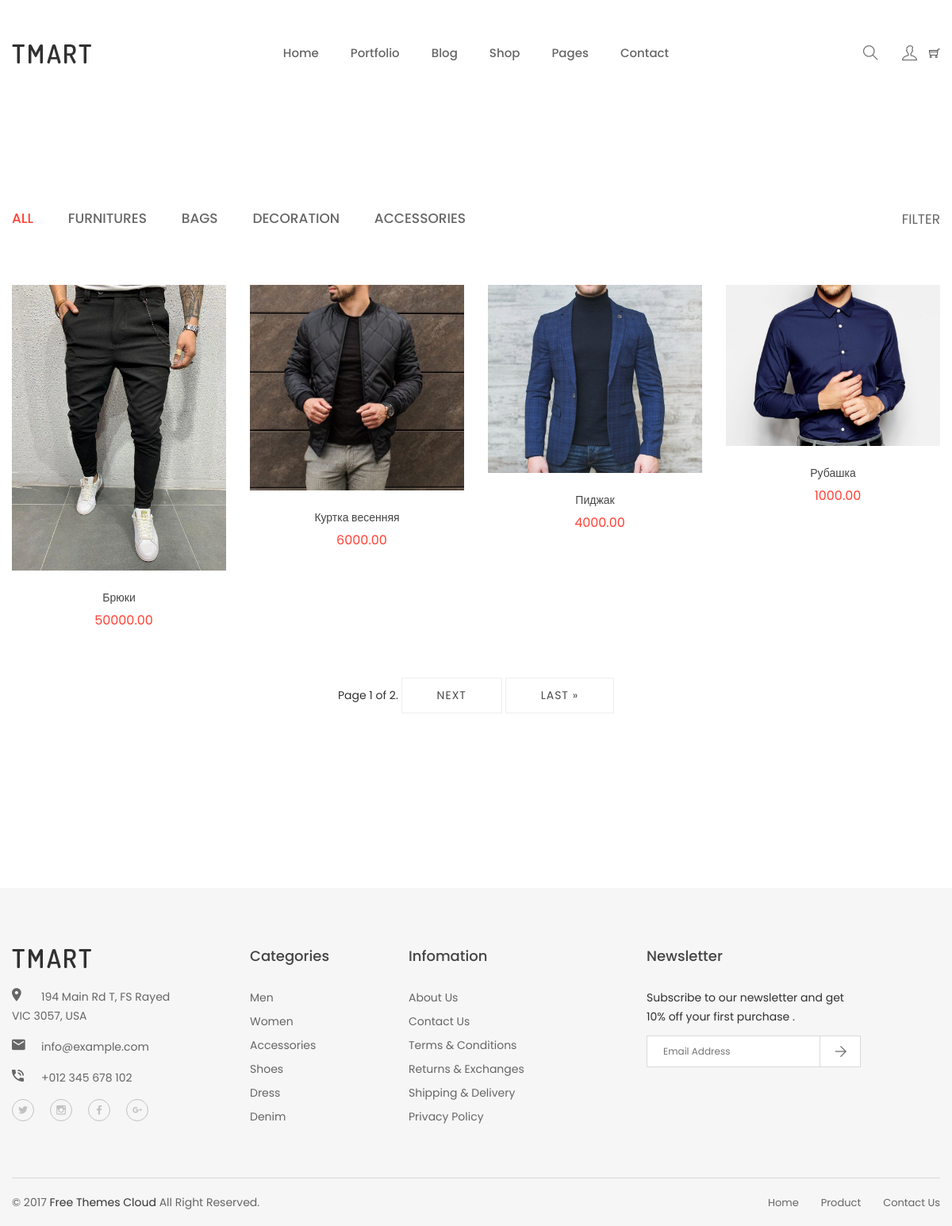
The page / on the database its author committed.
### shop/models.py (models this page shows, shortened)
class Product(models.Model):
    name = models.CharField(max_length=200, db_index=True)
    slug = models.SlugField(max_length=200, db_index=True)
    category = models.ForeignKey(Category, on_delete=models.CASCADE)
    price = models.DecimalField(max_digits=10, decimal_places=2)
    description = models.TextField(blank=True)
    quantity = models.IntegerField(blank=True)
    created_date = models.DateTimeField(auto_now_add=True)
    image = models.ImageField(upload_to='product_images', blank=True)
    class Meta:
        ordering = ('name',)
        verbose_name = 'Товар'
        verbose_name_plural = 'Товары'

### shop/views.py (the view)
# urls.py: path('', views.product_list, name='product_list'),
def product_list(request, category_slug=None):
    category = None
    categories = Category.objects.all()
    products = Product.objects.all()
    if category_slug:
        category = get_object_or_404(Category, slug=category_slug)
        products = products.filter(category=category)
    paginator = Paginator(products, 4)
    page_number = request.GET.get('page')
    products = paginator.get_page(page_number)
    return render(request,'shop/product_list.html',
        {'category': category,
        'categories': categories,
        'products': products})

### shop/templates/shop/product_list.html (shortened to what this page needs)
{% extends 'shop/base.html' %}
{% load static %}
{% block content %}
    <div class="wrapper fixed__footer">
        {% include 'shop/header.html' %}
        <section class="htc__product__area shop__page ptb--130 bg__white">
            <div class="container">
                <div class="htc__product__container">
                    <div class="row">
                        <div class="col-md-12">
                            <div class="filter__menu__container">
                                <div class="product__menu">
                                    <button data-filter="*"  class="is-checked">All</button>
                                    <button data-filter=".cat--1">Furnitures</button>
                                    <button data-filter=".cat--2">Bags</button>
                                    <button data-filter=".cat--3">Decoration</button>
                                    <button data-filter=".cat--4">Accessories</button>
                                </div>
                                <div class="filter__box">
                                    <a class="filter__menu" href="#">filter</a>
                                </div>
                            </div>
                        </div>
                    </div>
                    <div class="row">
                        <div class="product__list another-product-style">
                            {% for product in products %}
                            <div class="col-md-3 single__pro col-lg-3 cat--1 col-sm-4 col-xs-12">
                                <div class="product foo">
                                    <div class="product__inner">
                                        <div class="pro__thumb">
                                            <a href="{% url 'shop:product_detail' product_id=product.id %}">
                                                {% if product.image %}
                                                <img src="{{product.image.url }}" alt="product images">
                                                {% else %}
                                                <img src="{% static 'images/product/1.png' %}" alt="product images">
                                                {% endif %}
                                            </a>
                                        </div>
                                    </div>
                                    <div class="product__details">
                                        <h2><a href='{% url "shop:product_detail" product_id=product.id %}'>{{product.name}}</a></h2>
                                        <ul class="product__price">
                                            <li class="new__price">{{product.price}}</li>
                                        </ul>
                                    </div>
                                </div>
                            </div>
                            {% endfor %}
                        </div>
                    </div>
                    <div class="row mt--60">
                        <div class="col-md-12">
                            <div class="htc__loadmore__btn">
                            <span class="current">
                                Page {{ products.number }} of {{ products.paginator.num_pages }}.
                            </span>
                            {% if products.has_next %}
                                <a href="?page={{ products.next_page_number }}">next</a>
                                <a href="?page={{ products.paginator.num_pages }}">last &raquo;</a>
                            {% endif %}
                            </div>
                        </div>
                    </div>
                </div>
            </div>
        </section>
        {% include 'shop/footer.html' %}
    </div>
{% endblock %}

### shop/templates/shop/base.html (shortened to what this page needs)
{% load static %}
<!doctype html>
<html class="no-js" lang="en">
<head>
    <link rel="stylesheet" href="{% static 'css/bootstrap.min.css' %}">
    <link rel="stylesheet" href="{% static 'css/owl.carousel.min.css'%}">
    <link rel="stylesheet" href="{% static 'css/owl.theme.default.min.css'%}">
    <link rel="stylesheet" href="{% static 'css/core.css' %}">
    <link rel="stylesheet" href="{% static 'css/shortcode/shortcodes.css' %}">
    <link rel="stylesheet" href="{% static 'style.css' %}">
    <link rel="stylesheet" href="{% static 'css/responsive.css' %}">
    <link rel="stylesheet" href="{% static 'css/custom.css' %}">
</head>
<body>
    {% block content%}
    {% endblock %}
</body>
</html>

### shop/templates/shop/header.html (shortened to what this page needs)
{% load static %}
<header id="header" class="htc-header header--3 bg__white">
    <div id="sticky-header-with-topbar" class="mainmenu__area sticky__header">
        <div class="container">
            <div class="row">
                <div class="col-md-2 col-lg-2 col-sm-3 col-xs-3">
                    <div class="logo">
                        <a href='{% url "shop:product_list" %}'>
                            <img src="{% static 'images/logo/logo.png' %}" alt="logo">
                        </a>
                    </div>
                </div>
                <div class="col-md-8 col-lg-8 col-sm-6 col-xs-6">
                    <nav class="mainmenu__nav hidden-xs hidden-sm">
                        <ul class="main__menu">
                            <li class="drop"><a href='{% url "shop:product_list" %}'>Home</a></li>
                            <li class="drop"><a href='{% url "shop:portfolio" %}'>portfolio</a>
                            </li>
                            <li class="drop"><a href='{% url "shop:blog" %}'>Blog</a>
                            </li>
                            <li class="drop"><a href='{% url "shop:product_list" %}'>Shop</a>
                            </li>
                            <li class="drop"><a href="#">pages</a>
                            </li>
                            <li><a href='{% url "shop:contact" %}'>contact</a></li>
                        </ul>
                    </nav>
                </div>
                <div class="col-md-2 col-sm-4 col-xs-3">
                    <ul class="menu-extra">
                        <li class="search search__open hidden-xs"><span class="ti-search"></span></li>
                        <li><a href='#'><span class="ti-user"></span></a></li>
                        <a href='{% url "cart:cart_detail" %}'> <li class="ti-shopping-cart"></li> </a>
                    </ul>
                </div>
            </div>
        </div>
    </div>
</header>

### shop/templates/shop/cart-panel.html (shortened to what this page needs)
{% load static %}

### shop/templates/shop/footer.html (shortened to what this page needs)
{% load static %}
<footer class="htc__foooter__area gray-bg">
    <div class="container">
        <div class="row">
            <div class="footer__container clearfix">
                <div class="col-md-3 col-lg-3 col-sm-6">
                    <div class="ft__widget">
                        <div class="ft__logo">
                            <a href="index.html">
                                <img src="images/logo/logo.png" alt="footer logo">
                            </a>
                        </div>
                        <div class="footer-address">
                            <ul>
                                <li>
                                    <div class="address-icon">
                                        <i class="zmdi zmdi-pin"></i>
                                    </div>
                                    <div class="address-text">
                                        <p>194 Main Rd T, FS Rayed <br> VIC 3057, USA</p>
                                    </div>
                                </li>
                                <li>
                                    <div class="address-icon">
                                        <i class="zmdi zmdi-email"></i>
                                    </div>
                                    <div class="address-text">
                                        <a href="#"> info@example.com</a>
                                    </div>
                                </li>
                                <li>
                                    <div class="address-icon">
                                        <i class="zmdi zmdi-phone-in-talk"></i>
                                    </div>
                                    <div class="address-text">
                                        <p>+012 345 678 102 </p>
                                    </div>
                                </li>
                            </ul>
                        </div>
                        <ul class="social__icon">
                            <li><a href="#"><i class="zmdi zmdi-twitter"></i></a></li>
                            <li><a href="#"><i class="zmdi zmdi-instagram"></i></a></li>
                            <li><a href="#"><i class="zmdi zmdi-facebook"></i></a></li>
                            <li><a href="#"><i class="zmdi zmdi-google-plus"></i></a></li>
                        </ul>
                    </div>
                </div>
                <div class="col-md-3 col-lg-2 col-sm-6 smt-30 xmt-30">
                    <div class="ft__widget">
                        <h2 class="ft__title">Categories</h2>
                        <ul class="footer-categories">
                            <li><a href="shop-sidebar.html">Men</a></li>
                            <li><a href="shop-sidebar.html">Women</a></li>
                            <li><a href="shop-sidebar.html">Accessories</a></li>
                            <li><a href="shop-sidebar.html">Shoes</a></li>
                            <li><a href="shop-sidebar.html">Dress</a></li>
                            <li><a href="shop-sidebar.html">Denim</a></li>
                        </ul>
                    </div>
                </div>
                <div class="col-md-3 col-lg-2 col-sm-6 smt-30 xmt-30">
                    <div class="ft__widget">
                        <h2 class="ft__title">Infomation</h2>
                        <ul class="footer-categories">
                            <li><a href="about.html">About Us</a></li>
                            <li><a href="contact.html">Contact Us</a></li>
                            <li><a href="#">Terms & Conditions</a></li>
                            <li><a href="#">Returns & Exchanges</a></li>
                            <li><a href="#">Shipping & Delivery</a></li>
                            <li><a href="#">Privacy Policy</a></li>
                        </ul>
                    </div>
                </div>
                <div class="col-md-3 col-lg-3 col-lg-offset-1 col-sm-6 smt-30 xmt-30">
                    <div class="ft__widget">
                        <h2 class="ft__title">Newsletter</h2>
                        <div class="newsletter__form">
                            <p>Subscribe to our newsletter and get 10% off your first purchase .</p>
                            <div class="input__box">
                                <div id="mc_embed_signup">
                                    <form action="#" method="post" id="mc-embedded-subscribe-form" name="mc-embedded-subscribe-form" class="validate" target="_blank" novalidate>
                                        <div id="mc_embed_signup_scroll" class="htc__news__inner">
                                            <div class="news__input">
                                                <input type="email" value="" name="EMAIL" class="email" id="mce-EMAIL" placeholder="Email Address" required>
                                            </div>
                                            <div class="clearfix subscribe__btn"><input type="submit" value="Send" name="subscribe" id="mc-embedded-subscribe" class="bst__btn btn--white__color">
                                            </div>
                                        </div>
                                    </form>
                                </div>
                            </div>
                        </div>
                    </div>
                </div>
            </div>
        </div>
        <div class="htc__copyright__area">
            <div class="row">
                <div class="col-md-12 col-lg-12 col-sm-12 col-xs-12">
                    <div class="copyright__inner">
                        <div class="copyright">
                            <p>© 2017 <a href="https://freethemescloud.com/">Free themes Cloud</a>
                            All Right Reserved.</p>
                        </div>
                        <ul class="footer__menu">
                            <li><a href="index.html">Home</a></li>
                            <li><a href="shop.html">Product</a></li>
                            <li><a href="contact.html">Contact Us</a></li>
                        </ul>
                    </div>
                </div>
            </div>
        </div>
    </div>
</footer>

### rows shown on the page
Product: image (picture), name "Брюки", price "50000.00"
Product: image (picture), name "Куртка весенняя", price "6000.00"
Product: image (picture), name "Пиджак", price "4000.00"
Product: image (picture), name "Рубашка", price "1000.00"

### other values the page prints
{{ products.number }} "1"
{{ products.paginator.num_pages }} "2"
